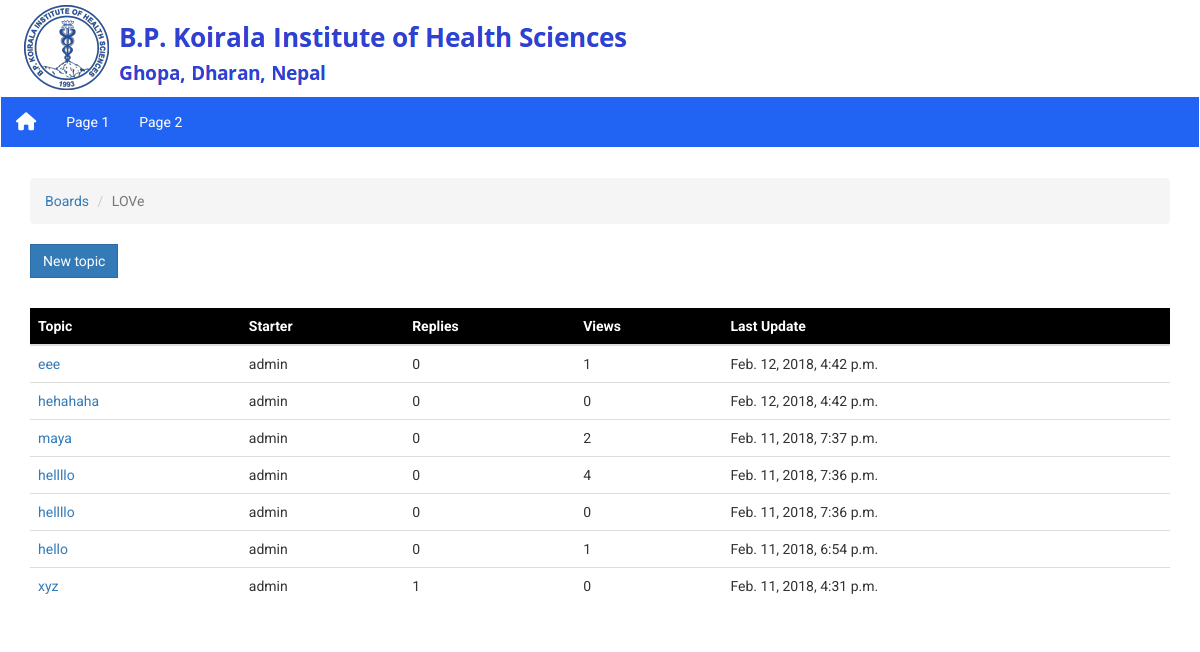
The app's page /boards/1/, older data.
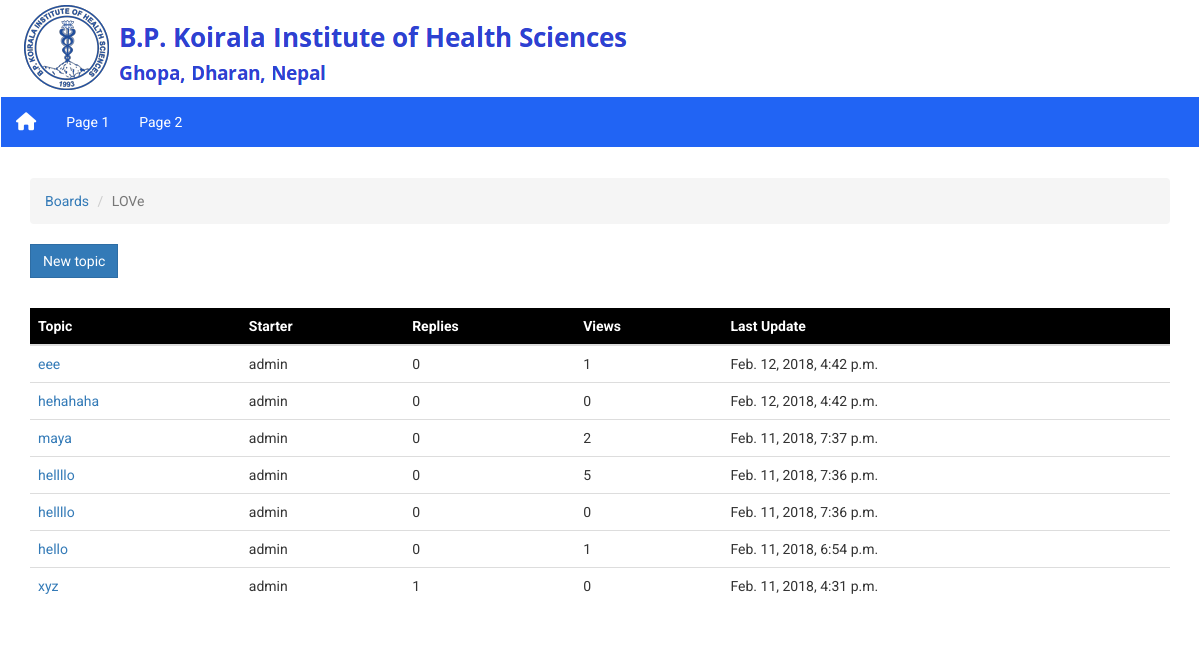
The same page, newer data.
### boards/models.py (models this page shows, shortened)
class Board(models.Model):
    name = models.CharField(max_length=30, unique=True)
    description = models.CharField(max_length=100)

class Topic(models.Model):
    subject = models.CharField(max_length=255)
    last_updated = models.DateTimeField(auto_now_add=True)
    board = models.ForeignKey(Board, related_name='topics')
    starter = models.ForeignKey(User, related_name='topics')
    views = models.PositiveIntegerField(default=0)

### boards/views.py (the view)
# urls.py: url(r'^(?P<pk>\d+)/$', views.board_topics, name='board_topics'),
def board_topics(request, pk):
    board = get_object_or_404(Board, pk=pk)
    topics = board.topics.order_by('-last_updated').annotate(replies=Count('posts') - 1)
    return render(request, 'boards/board_topics.html', {'board': board, 'topics': topics})

### templates/boards/board_topics.html
{% extends 'base.html' %}
{% block body %}
    <br>
    <div class="container">
        <div class="row">
            <div class="col-md-12">
                <ol class="breadcrumb my-4">
                    <li class="breadcrumb-item"><a href="{% url 'boards:home' %}">Boards</a></li>
                    <li class="breadcrumb-item active">{{ board.name }}</li>
                </ol>
            </div>
        </div>
        <div class="row">
            <div class="col-md-12">
                <a href="{% url 'boards:new_topic' board.pk %}" class="btn btn-primary">New topic</a>
            </div>
        </div>
        <br>
        <div class="row">
            <div class="col-md-12">
                <table class="table">
                    <thead class="" style="color:white;background-color: black;">
                    <tr>
                        <th>Topic</th>
                        <th>Starter</th>
                        <th>Replies</th>
                        <th>Views</th>
                        <th>Last Update</th>
                    </tr>
                    </thead>
                    <tbody>
                    {% for topic in topics %}
                        <tr>
                            <td><a href="{% url 'boards:topic_posts' board.pk topic.pk %}">
                                {{ topic.subject }}</a></td>
                            <td>
                                {{ topic.starter.username }}
                            </td>
                            <td>{{ topic.replies }}</td>
                            <td>{{ topic.views }}</td>
                            <td>{{ topic.last_updated }}</td>
                        </tr>
                    {% endfor %}
                    </tbody>
                </table>
            </div>
        </div>
    </div>
{% endblock %}

### templates/base.html (shortened to what this page needs)
{% load static from staticfiles %}
<!DOCTYPE html>
<html lang="en">
<head>
    <link rel="stylesheet" href="https://maxcdn.bootstrapcdn.com/bootstrap/3.3.7/css/bootstrap.min.css"
>
    <link rel="stylesheet" href="{% static 'bower_components/font-awesome/css/font-awesome.min.css' %}">
    <link rel="stylesheet" href="{% static 'css/style.css' %}">
    <link rel="stylesheet" href="{% static 'css/boards/style.css' %}">
</head>
<body>
{% block affix %}
    <div class="container-fluid ">
        <img class="img-responsive  " src="{% static 'images/bkhis.png' %}" alt="BPKIHS logo"/>
    </div>
{% endblock %}
{% block navbar %}
    <nav class="navbar navbar-inverse set-radius-zero">
        <div class="container-fluid">
            <div class="navbar-header">
                <a class="navbar-brand" href="/">
                    <i class="fa fa-home" style="color: white;"></i>
                </a>
            </div>
            <div class="collapse navbar-collapse" id="myNavbar">
                <ul class="nav navbar-nav">
                    <li class="navlinks"><a href="#">Page 1</a></li>
                    <li class="navlinks"><a href="#">Page 2</a></li>
                    <li class="navlinks"><a href="#">{{ user.username }}</a></li>
                </ul>
            </div>
        </div>
    </nav>
{% endblock %}
{% block body %}
{% endblock %}
</body>
</html>

### static/css/style.css (style rules this page uses)
body { font-family: 'Roboto', sans-serif; line-height: 30px; }
.set-radius-zero { border-radius: 0; -moz-border-radius: 0; -webkit-border-radius: 0; }
.btn { border-radius: 0px; -webkit-border-radius: 0px; -moz-border-radius: 0px; }
.navbar-inverse { background-color: #2164f4; border-color: white; }
.navbar { margin-bottom: 0px; }
.navbar-inverse .navbar-nav > li > a { color: white; }

Row changes from the older to the newer data that the page shows:
changed Topic (number 4 of 7 on the later page): views "4" → "5"
